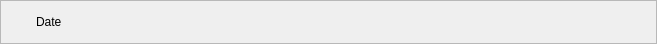
<?xml version="1.0" encoding="UTF-8"?>
<ui version="4.0">
 <class>Date_widget</class>
 <widget class="QWidget" name="Date_widget">
  <property name="geometry">
   <rect>
    <x>0</x>
    <y>0</y>
    <width>657</width>
    <height>44</height>
   </rect>
  </property>
  <property name="windowTitle">
   <string>Form</string>
  </property>
  <layout class="QHBoxLayout" name="horizontalLayout">
   <property name="leftMargin">
    <number>0</number>
   </property>
   <property name="topMargin">
    <number>0</number>
   </property>
   <property name="rightMargin">
    <number>0</number>
   </property>
   <property name="bottomMargin">
    <number>0</number>
   </property>
   <item>
    <widget class="QFrame" name="date_widget_frame">
     <property name="minimumSize">
      <size>
       <width>0</width>
       <height>44</height>
      </size>
     </property>
     <property name="maximumSize">
      <size>
       <width>16777215</width>
       <height>44</height>
      </size>
     </property>
     <property name="frameShape">
      <enum>QFrame::StyledPanel</enum>
     </property>
     <property name="frameShadow">
      <enum>QFrame::Raised</enum>
     </property>
     <layout class="QHBoxLayout" name="horizontalLayout_2">
      <item>
       <widget class="QLabel" name="date_logo_label">
        <property name="minimumSize">
         <size>
          <width>20</width>
          <height>20</height>
         </size>
        </property>
        <property name="maximumSize">
         <size>
          <width>20</width>
          <height>20</height>
         </size>
        </property>
        <property name="text">
         <string/>
        </property>
       </widget>
      </item>
      <item>
       <widget class="QLabel" name="message_date_label">
        <property name="text">
         <string>Date</string>
        </property>
       </widget>
      </item>
      <item>
       <spacer name="horizontalSpacer_2">
        <property name="orientation">
         <enum>Qt::Horizontal</enum>
        </property>
        <property name="sizeHint" stdset="0">
         <size>
          <width>40</width>
          <height>20</height>
         </size>
        </property>
       </spacer>
      </item>
     </layout>
    </widget>
   </item>
  </layout>
 </widget>
 <resources/>
 <connections/>
</ui>
